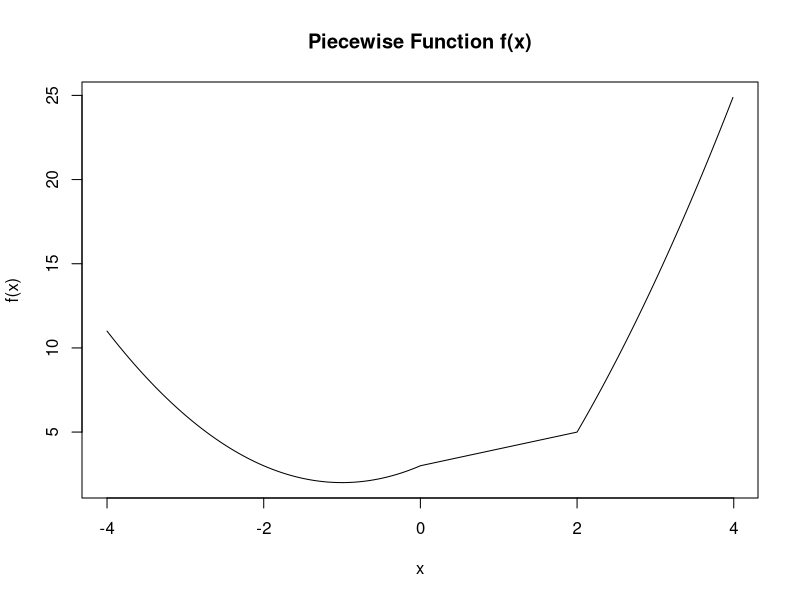

Reproduce this figure in R.
# CST8233 Lab 2 - Exercise 4
# Piecewise function:
#   f(x) = x^2 + 2x + 3   if x < 0
#          x + 3          if 0 <= x < 2
#          x^2 + 4x - 7   if 2 <= x

myFun <- function(Vec1)
{
  result <- numeric(length(Vec1))

  low  <- Vec1 < 0
  mid  <- Vec1 >= 0 & Vec1 < 2
  high <- Vec1 >= 2

  result[low]  <- Vec1[low]^2 + 2 * Vec1[low] + 3
  result[mid]  <- Vec1[mid] + 3
  result[high] <- Vec1[high]^2 + 4 * Vec1[high] - 7

  return(result)
}

# Plot for -4 <= x < 4
x <- seq(-4, 4, by = 0.01)
x <- x[x < 4]
y <- myFun(x)

plot(x, y, type = "l", main = "Piecewise Function f(x)", xlab = "x", ylab = "f(x)")
